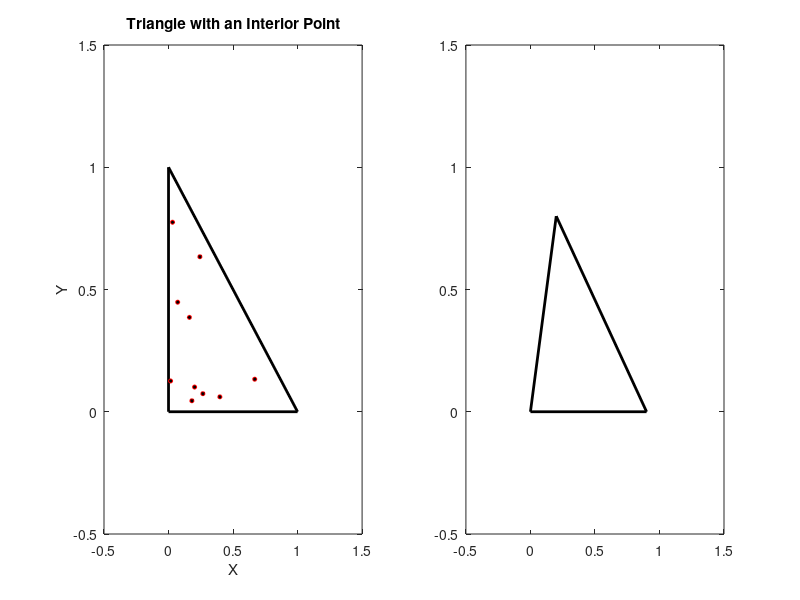

Recreate this plot in MATLAB. (Note: this script raises an error after producing the figure.)
%%%%% 绘制10个散点，并对比三角形变形前后的位置

% 原三角形的三个顶点
a = [0, 1];
b = [0,0];
c = [1, 0];
x = [a(1),b(1),c(1),a(1)]
y = [a(2),b(2),c(2),a(2)]

% 变形后三角形的三个顶点
% a_new = [0, 1];
% b_new = [0,0];
% c_new = [1, 0];
a_new = [0.2,0.8];
b_new = [0,0];
c_new = [0.9,0];
x_new = [a_new(1),b_new(1),c_new(1),a_new(1)];
y_new = [a_new(2),b_new(2),c_new(2),a_new(2)];


% 十个三角形内的随机散点
points = [
0.243 0.634;
0.016 0.126;
0.181 0.045;0.668 0.133;
0.266 0.074;
0.202 0.101;
0.162 0.386;
0.031 0.775;
0.398 0.061;
0.071 0.448;];

% 左边的图
subplot(121)
% 画出三角形和内部点
plot(x, y, 'k-', 'LineWidth', 2);
% 设置坐标轴范围
axis([-0.5 1.5 -0.5 1.5]);
hold on;
% 绘制原三角形中的点
for i = 1:size(points, 1)
    plot(points(i, 1), points(i, 2), 'ro', 'MarkerSize', 3, 'MarkerFaceColor', 'k');
end


% 添加标题和标签
title('Triangle with an Interior Point');
xlabel('X');
ylabel('Y');
hold off

% 右边的图
subplot(122)
% 画出变形后的三角形
plot(x_new, y_new,'k-', 'LineWidth', 2);
% 设置坐标轴范围
axis([-0.5 1.5 -0.5 1.5]);
% 依次计算并绘制新三角形中的点
for i = 1:size(points, 1)
    % a b c 表示三角形的三个顶点
    [alpha1,beta1,gamma1] = barycentric_coordinates(a(1),a(2),b(1),b(2),c(1),c(2),points(i, 1),points(i, 2));
    [x_relative,y_relative] = relative_coordinates(a_new(1),a_new(2),b_new(1),b_new(2),c_new(1),c_new(2),alpha1,beta1,gamma1);
    hold on
    plot(x_relative, y_relative, 'ro', 'MarkerSize', 3, 'MarkerFaceColor', 'k');
end

% 添加标题和标签
title('Triangle with an Interior Point_New');
xlabel('X');
ylabel('Y');

% 自定的function
function [alpha, beta, gamma] = barycentric_coordinates(x1, y1, x2, y2, x3, y3, x_int, y_int)
    % 通过计算三角形面积，计算alpha beta gamma
    A = polyarea([x1, x2, x3], [y1, y2, y3]);

    % 计算内部点到三角形三个顶点的距离
    a = polyarea([x_int, x2, x3], [y_int, y2, y3]) / A;
    b = polyarea([x1, x_int, x3], [y1, y_int, y3]) / A;
    c = polyarea([x1, x2, x_int], [y1, y2, y_int]) / A;

    alpha = a;
    beta = b;
    gamma = c;
end

function [x_new, y_new] = relative_coordinates(x1, y1, x2, y2, x3, y3, alpha, beta, gamma)
    % 通过alpha beta gamma,得到新的坐标
    x_new = alpha * x1 + beta * x2 + gamma * x3;
    y_new = alpha * y1 + beta * y2 + gamma * y3;
end
